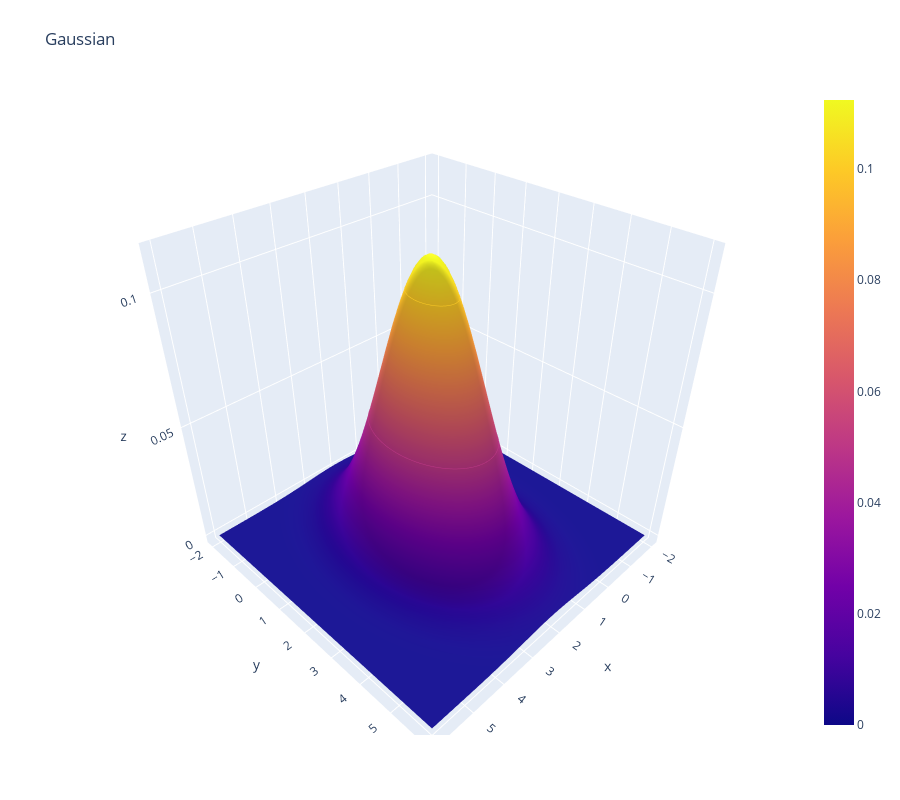

Notebook code for this chart:
### Code cell
fig = go.Figure(data=[go.Surface(z=z,x=x,y=y)])
fig.update_traces(contours_z=dict(show=True, usecolormap=True,
                                  highlightcolor="limegreen", project_z=True))
fig.update_layout(title='Gaussian', autosize=False,
                  width=900, height=800,
                  margin=dict(l=65, r=50, b=65, t=90))

fig.show()
